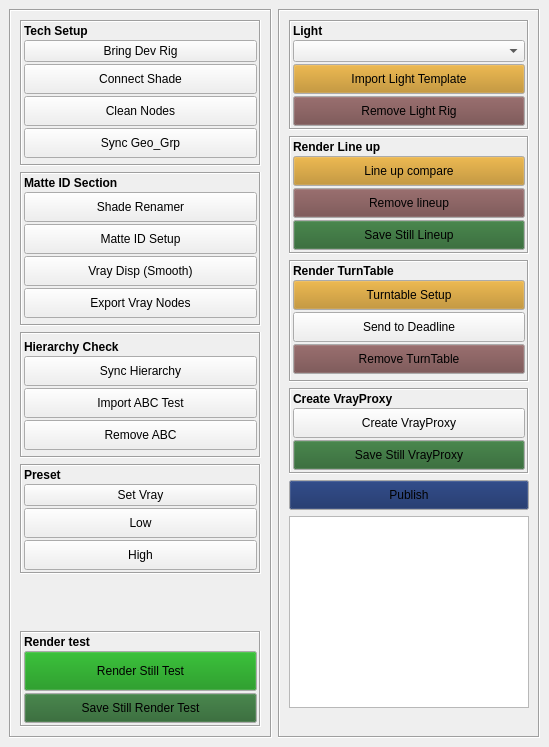
<?xml version="1.0" encoding="UTF-8"?>
<ui version="4.0">
 <class>shadeToolWin</class>
 <widget class="QMainWindow" name="shadeToolWin">
  <property name="geometry">
   <rect>
    <x>0</x>
    <y>0</y>
    <width>549</width>
    <height>747</height>
   </rect>
  </property>
  <property name="windowTitle">
   <string>PT shade tool v.1.0</string>
  </property>
  <widget class="QWidget" name="centralwidget">
   <layout class="QHBoxLayout" name="horizontalLayout" stretch="1,1">
    <item>
     <widget class="QFrame" name="frame_6">
      <property name="frameShape">
       <enum>QFrame::Box</enum>
      </property>
      <property name="frameShadow">
       <enum>QFrame::Sunken</enum>
      </property>
      <layout class="QVBoxLayout" name="verticalLayout_8" stretch="0,0,2,0">
       <item>
        <layout class="QVBoxLayout" name="verticalLayout_9">
         <item>
          <widget class="QFrame" name="frame_15">
           <property name="frameShape">
            <enum>QFrame::Box</enum>
           </property>
           <property name="frameShadow">
            <enum>QFrame::Sunken</enum>
           </property>
           <layout class="QVBoxLayout" name="verticalLayout_14">
            <property name="spacing">
             <number>2</number>
            </property>
            <property name="leftMargin">
             <number>2</number>
            </property>
            <property name="topMargin">
             <number>2</number>
            </property>
            <property name="rightMargin">
             <number>2</number>
            </property>
            <property name="bottomMargin">
             <number>6</number>
            </property>
            <item>
             <widget class="QLabel" name="label_10">
              <property name="font">
               <font>
                <weight>75</weight>
                <bold>true</bold>
               </font>
              </property>
              <property name="text">
               <string>Tech Setup</string>
              </property>
             </widget>
            </item>
            <item>
             <widget class="QPushButton" name="devRig_pushButton">
              <property name="text">
               <string>Bring Dev Rig</string>
              </property>
             </widget>
            </item>
            <item>
             <widget class="QPushButton" name="connectShade_pushButton">
              <property name="minimumSize">
               <size>
                <width>0</width>
                <height>30</height>
               </size>
              </property>
              <property name="text">
               <string>Connect Shade</string>
              </property>
             </widget>
            </item>
            <item>
             <widget class="QPushButton" name="cleanNode_pushButton">
              <property name="minimumSize">
               <size>
                <width>0</width>
                <height>30</height>
               </size>
              </property>
              <property name="text">
               <string>Clean Nodes</string>
              </property>
             </widget>
            </item>
            <item>
             <widget class="QPushButton" name="syncInfo_pushButton">
              <property name="minimumSize">
               <size>
                <width>0</width>
                <height>30</height>
               </size>
              </property>
              <property name="text">
               <string>Sync Geo_Grp</string>
              </property>
             </widget>
            </item>
           </layout>
          </widget>
         </item>
         <item>
          <widget class="QFrame" name="frame_7">
           <property name="frameShape">
            <enum>QFrame::Box</enum>
           </property>
           <property name="frameShadow">
            <enum>QFrame::Sunken</enum>
           </property>
           <layout class="QVBoxLayout" name="verticalLayout_10">
            <property name="spacing">
             <number>2</number>
            </property>
            <property name="leftMargin">
             <number>2</number>
            </property>
            <property name="topMargin">
             <number>2</number>
            </property>
            <property name="rightMargin">
             <number>2</number>
            </property>
            <property name="bottomMargin">
             <number>6</number>
            </property>
            <item>
             <widget class="QLabel" name="label_5">
              <property name="font">
               <font>
                <weight>75</weight>
                <bold>true</bold>
               </font>
              </property>
              <property name="text">
               <string>Matte ID Section</string>
              </property>
             </widget>
            </item>
            <item>
             <widget class="QPushButton" name="shadeRename_pushButton">
              <property name="minimumSize">
               <size>
                <width>0</width>
                <height>30</height>
               </size>
              </property>
              <property name="text">
               <string>Shade Renamer</string>
              </property>
             </widget>
            </item>
            <item>
             <widget class="QPushButton" name="matteID_pushButton">
              <property name="minimumSize">
               <size>
                <width>0</width>
                <height>30</height>
               </size>
              </property>
              <property name="text">
               <string>Matte ID Setup</string>
              </property>
             </widget>
            </item>
            <item>
             <widget class="QPushButton" name="vrayDisp_pushButton">
              <property name="minimumSize">
               <size>
                <width>0</width>
                <height>30</height>
               </size>
              </property>
              <property name="text">
               <string>Vray Disp (Smooth)</string>
              </property>
             </widget>
            </item>
            <item>
             <widget class="QPushButton" name="exportVrayNode_pushButton">
              <property name="minimumSize">
               <size>
                <width>0</width>
                <height>30</height>
               </size>
              </property>
              <property name="text">
               <string>Export Vray Nodes</string>
              </property>
             </widget>
            </item>
           </layout>
          </widget>
         </item>
         <item>
          <widget class="QFrame" name="frame_8">
           <property name="frameShape">
            <enum>QFrame::Box</enum>
           </property>
           <property name="frameShadow">
            <enum>QFrame::Sunken</enum>
           </property>
           <layout class="QVBoxLayout" name="verticalLayout_11">
            <property name="spacing">
             <number>2</number>
            </property>
            <property name="leftMargin">
             <number>2</number>
            </property>
            <property name="topMargin">
             <number>6</number>
            </property>
            <property name="rightMargin">
             <number>2</number>
            </property>
            <property name="bottomMargin">
             <number>6</number>
            </property>
            <item>
             <widget class="QLabel" name="label_6">
              <property name="font">
               <font>
                <weight>75</weight>
                <bold>true</bold>
               </font>
              </property>
              <property name="text">
               <string>Hierarchy Check</string>
              </property>
             </widget>
            </item>
            <item>
             <widget class="QPushButton" name="hData_pushButton">
              <property name="minimumSize">
               <size>
                <width>0</width>
                <height>30</height>
               </size>
              </property>
              <property name="text">
               <string>Sync Hierarchy</string>
              </property>
             </widget>
            </item>
            <item>
             <widget class="QPushButton" name="importAbcTest_pushButton">
              <property name="minimumSize">
               <size>
                <width>0</width>
                <height>30</height>
               </size>
              </property>
              <property name="text">
               <string>Import ABC Test</string>
              </property>
             </widget>
            </item>
            <item>
             <widget class="QPushButton" name="removeAbc_pushButton">
              <property name="minimumSize">
               <size>
                <width>0</width>
                <height>30</height>
               </size>
              </property>
              <property name="text">
               <string>Remove ABC</string>
              </property>
             </widget>
            </item>
           </layout>
          </widget>
         </item>
        </layout>
       </item>
       <item>
        <widget class="QFrame" name="frame_9">
         <property name="frameShape">
          <enum>QFrame::Box</enum>
         </property>
         <property name="frameShadow">
          <enum>QFrame::Sunken</enum>
         </property>
         <layout class="QVBoxLayout" name="verticalLayout_12" stretch="0,0,1,1">
          <property name="spacing">
           <number>2</number>
          </property>
          <property name="margin">
           <number>2</number>
          </property>
          <item>
           <widget class="QLabel" name="label_7">
            <property name="font">
             <font>
              <weight>75</weight>
              <bold>true</bold>
             </font>
            </property>
            <property name="text">
             <string>Preset</string>
            </property>
           </widget>
          </item>
          <item>
           <widget class="QPushButton" name="vray_pushButton">
            <property name="text">
             <string>Set Vray</string>
            </property>
           </widget>
          </item>
          <item>
           <widget class="QPushButton" name="lowPreset_pushButton">
            <property name="minimumSize">
             <size>
              <width>0</width>
              <height>30</height>
             </size>
            </property>
            <property name="text">
             <string>Low</string>
            </property>
           </widget>
          </item>
          <item>
           <widget class="QPushButton" name="highPreset_pushButton">
            <property name="minimumSize">
             <size>
              <width>0</width>
              <height>30</height>
             </size>
            </property>
            <property name="text">
             <string>High</string>
            </property>
           </widget>
          </item>
         </layout>
        </widget>
       </item>
       <item>
        <spacer name="verticalSpacer_2">
         <property name="orientation">
          <enum>Qt::Vertical</enum>
         </property>
         <property name="sizeHint" stdset="0">
          <size>
           <width>20</width>
           <height>40</height>
          </size>
         </property>
        </spacer>
       </item>
       <item>
        <widget class="QFrame" name="frame_14">
         <property name="frameShape">
          <enum>QFrame::Box</enum>
         </property>
         <property name="frameShadow">
          <enum>QFrame::Sunken</enum>
         </property>
         <layout class="QVBoxLayout" name="verticalLayout_18" stretch="0,0,0">
          <property name="spacing">
           <number>2</number>
          </property>
          <property name="margin">
           <number>2</number>
          </property>
          <item>
           <widget class="QLabel" name="label_14">
            <property name="font">
             <font>
              <weight>75</weight>
              <bold>true</bold>
             </font>
            </property>
            <property name="text">
             <string>Render test</string>
            </property>
           </widget>
          </item>
          <item>
           <widget class="QPushButton" name="renderTest_pushButton">
            <property name="minimumSize">
             <size>
              <width>0</width>
              <height>40</height>
             </size>
            </property>
            <property name="palette">
             <palette>
              <active>
               <colorrole role="Button">
                <brush brushstyle="SolidPattern">
                 <color alpha="255">
                  <red>10</red>
                  <green>139</green>
                  <blue>12</blue>
                 </color>
                </brush>
               </colorrole>
              </active>
              <inactive>
               <colorrole role="Button">
                <brush brushstyle="SolidPattern">
                 <color alpha="255">
                  <red>10</red>
                  <green>139</green>
                  <blue>12</blue>
                 </color>
                </brush>
               </colorrole>
              </inactive>
              <disabled>
               <colorrole role="Button">
                <brush brushstyle="SolidPattern">
                 <color alpha="255">
                  <red>10</red>
                  <green>139</green>
                  <blue>12</blue>
                 </color>
                </brush>
               </colorrole>
              </disabled>
             </palette>
            </property>
            <property name="text">
             <string>Render Still Test</string>
            </property>
           </widget>
          </item>
          <item>
           <widget class="QPushButton" name="saveStill_pushButton">
            <property name="minimumSize">
             <size>
              <width>0</width>
              <height>30</height>
             </size>
            </property>
            <property name="palette">
             <palette>
              <active>
               <colorrole role="Button">
                <brush brushstyle="SolidPattern">
                 <color alpha="255">
                  <red>38</red>
                  <green>97</green>
                  <blue>42</blue>
                 </color>
                </brush>
               </colorrole>
              </active>
              <inactive>
               <colorrole role="Button">
                <brush brushstyle="SolidPattern">
                 <color alpha="255">
                  <red>38</red>
                  <green>97</green>
                  <blue>42</blue>
                 </color>
                </brush>
               </colorrole>
              </inactive>
              <disabled>
               <colorrole role="Button">
                <brush brushstyle="SolidPattern">
                 <color alpha="255">
                  <red>38</red>
                  <green>97</green>
                  <blue>42</blue>
                 </color>
                </brush>
               </colorrole>
              </disabled>
             </palette>
            </property>
            <property name="text">
             <string>Save Still Render Test</string>
            </property>
           </widget>
          </item>
         </layout>
        </widget>
       </item>
      </layout>
     </widget>
    </item>
    <item>
     <widget class="QFrame" name="frame_2">
      <property name="frameShape">
       <enum>QFrame::Box</enum>
      </property>
      <property name="frameShadow">
       <enum>QFrame::Sunken</enum>
      </property>
      <layout class="QVBoxLayout" name="verticalLayout_4" stretch="0,0,0,0,0,0,1">
       <item>
        <widget class="QFrame" name="frame_11">
         <property name="frameShape">
          <enum>QFrame::Box</enum>
         </property>
         <property name="frameShadow">
          <enum>QFrame::Sunken</enum>
         </property>
         <layout class="QVBoxLayout" name="verticalLayout_15" stretch="0,0,0,0">
          <property name="spacing">
           <number>2</number>
          </property>
          <property name="margin">
           <number>2</number>
          </property>
          <item>
           <widget class="QLabel" name="label_9">
            <property name="font">
             <font>
              <weight>75</weight>
              <bold>true</bold>
             </font>
            </property>
            <property name="text">
             <string>Light</string>
            </property>
           </widget>
          </item>
          <item>
           <widget class="QComboBox" name="light_comboBox"/>
          </item>
          <item>
           <widget class="QPushButton" name="importLight_pushButton">
            <property name="minimumSize">
             <size>
              <width>0</width>
              <height>30</height>
             </size>
            </property>
            <property name="palette">
             <palette>
              <active>
               <colorrole role="Button">
                <brush brushstyle="SolidPattern">
                 <color alpha="255">
                  <red>185</red>
                  <green>131</green>
                  <blue>23</blue>
                 </color>
                </brush>
               </colorrole>
              </active>
              <inactive>
               <colorrole role="Button">
                <brush brushstyle="SolidPattern">
                 <color alpha="255">
                  <red>185</red>
                  <green>131</green>
                  <blue>23</blue>
                 </color>
                </brush>
               </colorrole>
              </inactive>
              <disabled>
               <colorrole role="Button">
                <brush brushstyle="SolidPattern">
                 <color alpha="255">
                  <red>185</red>
                  <green>131</green>
                  <blue>23</blue>
                 </color>
                </brush>
               </colorrole>
              </disabled>
             </palette>
            </property>
            <property name="text">
             <string>Import Light Template</string>
            </property>
           </widget>
          </item>
          <item>
           <widget class="QPushButton" name="removeLight_pushButton">
            <property name="minimumSize">
             <size>
              <width>0</width>
              <height>30</height>
             </size>
            </property>
            <property name="palette">
             <palette>
              <active>
               <colorrole role="Button">
                <brush brushstyle="SolidPattern">
                 <color alpha="255">
                  <red>113</red>
                  <green>71</green>
                  <blue>71</blue>
                 </color>
                </brush>
               </colorrole>
              </active>
              <inactive>
               <colorrole role="Button">
                <brush brushstyle="SolidPattern">
                 <color alpha="255">
                  <red>113</red>
                  <green>71</green>
                  <blue>71</blue>
                 </color>
                </brush>
               </colorrole>
              </inactive>
              <disabled>
               <colorrole role="Button">
                <brush brushstyle="SolidPattern">
                 <color alpha="255">
                  <red>113</red>
                  <green>71</green>
                  <blue>71</blue>
                 </color>
                </brush>
               </colorrole>
              </disabled>
             </palette>
            </property>
            <property name="text">
             <string>Remove Light Rig</string>
            </property>
           </widget>
          </item>
         </layout>
        </widget>
       </item>
       <item>
        <widget class="QFrame" name="frame_12">
         <property name="frameShape">
          <enum>QFrame::Box</enum>
         </property>
         <property name="frameShadow">
          <enum>QFrame::Sunken</enum>
         </property>
         <layout class="QVBoxLayout" name="verticalLayout_16" stretch="0,0,0,0">
          <property name="spacing">
           <number>2</number>
          </property>
          <property name="margin">
           <number>2</number>
          </property>
          <item>
           <widget class="QLabel" name="label_12">
            <property name="font">
             <font>
              <weight>75</weight>
              <bold>true</bold>
             </font>
            </property>
            <property name="text">
             <string>Render Line up</string>
            </property>
           </widget>
          </item>
          <item>
           <widget class="QPushButton" name="lineUp_pushButton">
            <property name="minimumSize">
             <size>
              <width>0</width>
              <height>30</height>
             </size>
            </property>
            <property name="palette">
             <palette>
              <active>
               <colorrole role="Button">
                <brush brushstyle="SolidPattern">
                 <color alpha="255">
                  <red>185</red>
                  <green>131</green>
                  <blue>23</blue>
                 </color>
                </brush>
               </colorrole>
              </active>
              <inactive>
               <colorrole role="Button">
                <brush brushstyle="SolidPattern">
                 <color alpha="255">
                  <red>185</red>
                  <green>131</green>
                  <blue>23</blue>
                 </color>
                </brush>
               </colorrole>
              </inactive>
              <disabled>
               <colorrole role="Button">
                <brush brushstyle="SolidPattern">
                 <color alpha="255">
                  <red>185</red>
                  <green>131</green>
                  <blue>23</blue>
                 </color>
                </brush>
               </colorrole>
              </disabled>
             </palette>
            </property>
            <property name="text">
             <string>Line up compare</string>
            </property>
           </widget>
          </item>
          <item>
           <widget class="QPushButton" name="removeLineup_pushButton">
            <property name="minimumSize">
             <size>
              <width>0</width>
              <height>30</height>
             </size>
            </property>
            <property name="palette">
             <palette>
              <active>
               <colorrole role="Button">
                <brush brushstyle="SolidPattern">
                 <color alpha="255">
                  <red>113</red>
                  <green>71</green>
                  <blue>71</blue>
                 </color>
                </brush>
               </colorrole>
              </active>
              <inactive>
               <colorrole role="Button">
                <brush brushstyle="SolidPattern">
                 <color alpha="255">
                  <red>113</red>
                  <green>71</green>
                  <blue>71</blue>
                 </color>
                </brush>
               </colorrole>
              </inactive>
              <disabled>
               <colorrole role="Button">
                <brush brushstyle="SolidPattern">
                 <color alpha="255">
                  <red>113</red>
                  <green>71</green>
                  <blue>71</blue>
                 </color>
                </brush>
               </colorrole>
              </disabled>
             </palette>
            </property>
            <property name="text">
             <string>Remove lineup</string>
            </property>
           </widget>
          </item>
          <item>
           <widget class="QPushButton" name="saveRender2_pushButton">
            <property name="minimumSize">
             <size>
              <width>0</width>
              <height>30</height>
             </size>
            </property>
            <property name="palette">
             <palette>
              <active>
               <colorrole role="Button">
                <brush brushstyle="SolidPattern">
                 <color alpha="255">
                  <red>38</red>
                  <green>97</green>
                  <blue>42</blue>
                 </color>
                </brush>
               </colorrole>
              </active>
              <inactive>
               <colorrole role="Button">
                <brush brushstyle="SolidPattern">
                 <color alpha="255">
                  <red>38</red>
                  <green>97</green>
                  <blue>42</blue>
                 </color>
                </brush>
               </colorrole>
              </inactive>
              <disabled>
               <colorrole role="Button">
                <brush brushstyle="SolidPattern">
                 <color alpha="255">
                  <red>38</red>
                  <green>97</green>
                  <blue>42</blue>
                 </color>
                </brush>
               </colorrole>
              </disabled>
             </palette>
            </property>
            <property name="text">
             <string>Save Still Lineup</string>
            </property>
           </widget>
          </item>
         </layout>
        </widget>
       </item>
       <item>
        <widget class="QFrame" name="frame_10">
         <property name="frameShape">
          <enum>QFrame::Box</enum>
         </property>
         <property name="frameShadow">
          <enum>QFrame::Sunken</enum>
         </property>
         <layout class="QVBoxLayout" name="verticalLayout_13">
          <property name="spacing">
           <number>2</number>
          </property>
          <property name="leftMargin">
           <number>2</number>
          </property>
          <property name="topMargin">
           <number>2</number>
          </property>
          <property name="rightMargin">
           <number>2</number>
          </property>
          <property name="bottomMargin">
           <number>6</number>
          </property>
          <item>
           <widget class="QLabel" name="label_8">
            <property name="font">
             <font>
              <weight>75</weight>
              <bold>true</bold>
             </font>
            </property>
            <property name="text">
             <string>Render TurnTable</string>
            </property>
           </widget>
          </item>
          <item>
           <widget class="QPushButton" name="turntable_pushButton">
            <property name="minimumSize">
             <size>
              <width>0</width>
              <height>30</height>
             </size>
            </property>
            <property name="palette">
             <palette>
              <active>
               <colorrole role="Button">
                <brush brushstyle="SolidPattern">
                 <color alpha="255">
                  <red>185</red>
                  <green>131</green>
                  <blue>23</blue>
                 </color>
                </brush>
               </colorrole>
              </active>
              <inactive>
               <colorrole role="Button">
                <brush brushstyle="SolidPattern">
                 <color alpha="255">
                  <red>185</red>
                  <green>131</green>
                  <blue>23</blue>
                 </color>
                </brush>
               </colorrole>
              </inactive>
              <disabled>
               <colorrole role="Button">
                <brush brushstyle="SolidPattern">
                 <color alpha="255">
                  <red>185</red>
                  <green>131</green>
                  <blue>23</blue>
                 </color>
                </brush>
               </colorrole>
              </disabled>
             </palette>
            </property>
            <property name="text">
             <string>Turntable Setup</string>
            </property>
           </widget>
          </item>
          <item>
           <widget class="QPushButton" name="submitDeadline_pushButton">
            <property name="minimumSize">
             <size>
              <width>0</width>
              <height>30</height>
             </size>
            </property>
            <property name="text">
             <string>Send to Deadline</string>
            </property>
           </widget>
          </item>
          <item>
           <widget class="QPushButton" name="turnOff_pushButton">
            <property name="minimumSize">
             <size>
              <width>0</width>
              <height>30</height>
             </size>
            </property>
            <property name="palette">
             <palette>
              <active>
               <colorrole role="Button">
                <brush brushstyle="SolidPattern">
                 <color alpha="255">
                  <red>113</red>
                  <green>71</green>
                  <blue>71</blue>
                 </color>
                </brush>
               </colorrole>
              </active>
              <inactive>
               <colorrole role="Button">
                <brush brushstyle="SolidPattern">
                 <color alpha="255">
                  <red>113</red>
                  <green>71</green>
                  <blue>71</blue>
                 </color>
                </brush>
               </colorrole>
              </inactive>
              <disabled>
               <colorrole role="Button">
                <brush brushstyle="SolidPattern">
                 <color alpha="255">
                  <red>113</red>
                  <green>71</green>
                  <blue>71</blue>
                 </color>
                </brush>
               </colorrole>
              </disabled>
             </palette>
            </property>
            <property name="text">
             <string>Remove TurnTable</string>
            </property>
           </widget>
          </item>
         </layout>
        </widget>
       </item>
       <item>
        <widget class="QFrame" name="frame_13">
         <property name="frameShape">
          <enum>QFrame::Box</enum>
         </property>
         <property name="frameShadow">
          <enum>QFrame::Sunken</enum>
         </property>
         <layout class="QVBoxLayout" name="verticalLayout_17" stretch="0,0,0">
          <property name="spacing">
           <number>2</number>
          </property>
          <property name="margin">
           <number>2</number>
          </property>
          <item>
           <widget class="QLabel" name="label_13">
            <property name="font">
             <font>
              <weight>75</weight>
              <bold>true</bold>
             </font>
            </property>
            <property name="text">
             <string>Create VrayProxy</string>
            </property>
           </widget>
          </item>
          <item>
           <widget class="QPushButton" name="createVrayProxy_pushButton">
            <property name="minimumSize">
             <size>
              <width>0</width>
              <height>30</height>
             </size>
            </property>
            <property name="text">
             <string>Create VrayProxy</string>
            </property>
           </widget>
          </item>
          <item>
           <widget class="QPushButton" name="saveRender3_pushButton">
            <property name="minimumSize">
             <size>
              <width>0</width>
              <height>30</height>
             </size>
            </property>
            <property name="palette">
             <palette>
              <active>
               <colorrole role="Button">
                <brush brushstyle="SolidPattern">
                 <color alpha="255">
                  <red>38</red>
                  <green>97</green>
                  <blue>42</blue>
                 </color>
                </brush>
               </colorrole>
              </active>
              <inactive>
               <colorrole role="Button">
                <brush brushstyle="SolidPattern">
                 <color alpha="255">
                  <red>38</red>
                  <green>97</green>
                  <blue>42</blue>
                 </color>
                </brush>
               </colorrole>
              </inactive>
              <disabled>
               <colorrole role="Button">
                <brush brushstyle="SolidPattern">
                 <color alpha="255">
                  <red>38</red>
                  <green>97</green>
                  <blue>42</blue>
                 </color>
                </brush>
               </colorrole>
              </disabled>
             </palette>
            </property>
            <property name="text">
             <string>Save Still VrayProxy</string>
            </property>
           </widget>
          </item>
         </layout>
        </widget>
       </item>
       <item>
        <widget class="QPushButton" name="publish_pushButton">
         <property name="minimumSize">
          <size>
           <width>0</width>
           <height>30</height>
          </size>
         </property>
         <property name="palette">
          <palette>
           <active>
            <colorrole role="Button">
             <brush brushstyle="SolidPattern">
              <color alpha="255">
               <red>14</red>
               <green>38</green>
               <blue>95</blue>
              </color>
             </brush>
            </colorrole>
           </active>
           <inactive>
            <colorrole role="Button">
             <brush brushstyle="SolidPattern">
              <color alpha="255">
               <red>14</red>
               <green>38</green>
               <blue>95</blue>
              </color>
             </brush>
            </colorrole>
           </inactive>
           <disabled>
            <colorrole role="Button">
             <brush brushstyle="SolidPattern">
              <color alpha="255">
               <red>14</red>
               <green>38</green>
               <blue>95</blue>
              </color>
             </brush>
            </colorrole>
           </disabled>
          </palette>
         </property>
         <property name="text">
          <string>Publish</string>
         </property>
        </widget>
       </item>
       <item>
        <widget class="QListWidget" name="status_listWidget"/>
       </item>
       <item>
        <spacer name="verticalSpacer">
         <property name="orientation">
          <enum>Qt::Vertical</enum>
         </property>
         <property name="sizeHint" stdset="0">
          <size>
           <width>20</width>
           <height>40</height>
          </size>
         </property>
        </spacer>
       </item>
      </layout>
     </widget>
    </item>
   </layout>
  </widget>
  <widget class="QMenuBar" name="menubar">
   <property name="geometry">
    <rect>
     <x>0</x>
     <y>0</y>
     <width>549</width>
     <height>21</height>
    </rect>
   </property>
  </widget>
 </widget>
 <resources/>
 <connections/>
</ui>
